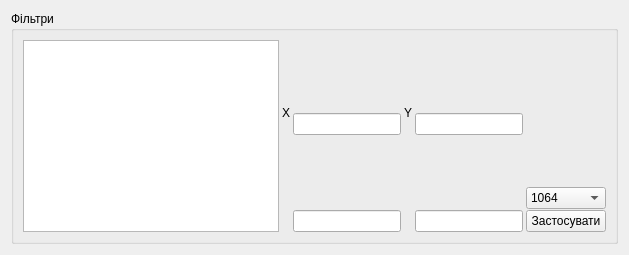
       <widget class="QWidget" name="page_Filters">
        <property name="sizePolicy">
         <sizepolicy hsizetype="Ignored" vsizetype="Expanding">
          <horstretch>0</horstretch>
          <verstretch>0</verstretch>
         </sizepolicy>
        </property>
        <layout class="QGridLayout" name="gridLayout">
         <item row="0" column="0">
          <widget class="QGroupBox" name="groupBox_22">
           <property name="sizePolicy">
            <sizepolicy hsizetype="Preferred" vsizetype="MinimumExpanding">
             <horstretch>0</horstretch>
             <verstretch>0</verstretch>
            </sizepolicy>
           </property>
           <property name="title">
            <string>Фільтри</string>
           </property>
           <layout class="QGridLayout" name="gridLayout_7">
            <property name="horizontalSpacing">
             <number>3</number>
            </property>
            <property name="verticalSpacing">
             <number>1</number>
            </property>
            <item row="2" column="6">
             <widget class="QPushButton" name="FiltOk">
              <property name="text">
               <string>Застосувати</string>
              </property>
             </widget>
            </item>
            <item row="0" column="0" rowspan="3">
             <widget class="QListWidget" name="filtersList"/>
            </item>
            <item row="1" column="6">
             <widget class="QComboBox" name="filtWaveLENGTH">
              <item>
               <property name="text">
                <string>1064</string>
               </property>
              </item>
              <item>
               <property name="text">
                <string>532</string>
               </property>
              </item>
              <item>
               <property name="text">
                <string>633</string>
               </property>
              </item>
             </widget>
            </item>
            <item row="2" column="5">
             <widget class="QLineEdit" name="resYFilt">
              <property name="readOnly">
               <bool>true</bool>
              </property>
             </widget>
            </item>
            <item row="2" column="2">
             <widget class="QLineEdit" name="resXFilt">
              <property name="enabled">
               <bool>true</bool>
              </property>
              <property name="readOnly">
               <bool>true</bool>
              </property>
             </widget>
            </item>
            <item row="0" column="2" rowspan="2">
             <widget class="QLineEdit" name="XFilt">
              <property name="focusPolicy">
               <enum>Qt::ClickFocus</enum>
              </property>
             </widget>
            </item>
            <item row="0" column="5" rowspan="2">
             <widget class="QLineEdit" name="YFilt">
              <property name="enabled">
               <bool>true</bool>
              </property>
              <property name="focusPolicy">
               <enum>Qt::ClickFocus</enum>
              </property>
             </widget>
            </item>
            <item row="0" column="1">
             <widget class="QLabel" name="label_28">
              <property name="text">
               <string>X</string>
              </property>
             </widget>
            </item>
            <item row="0" column="3">
             <widget class="QLabel" name="label_29">
              <property name="text">
               <string>Y</string>
              </property>
             </widget>
            </item>
           </layout>
          </widget>
         </item>
        </layout>
       </widget>
